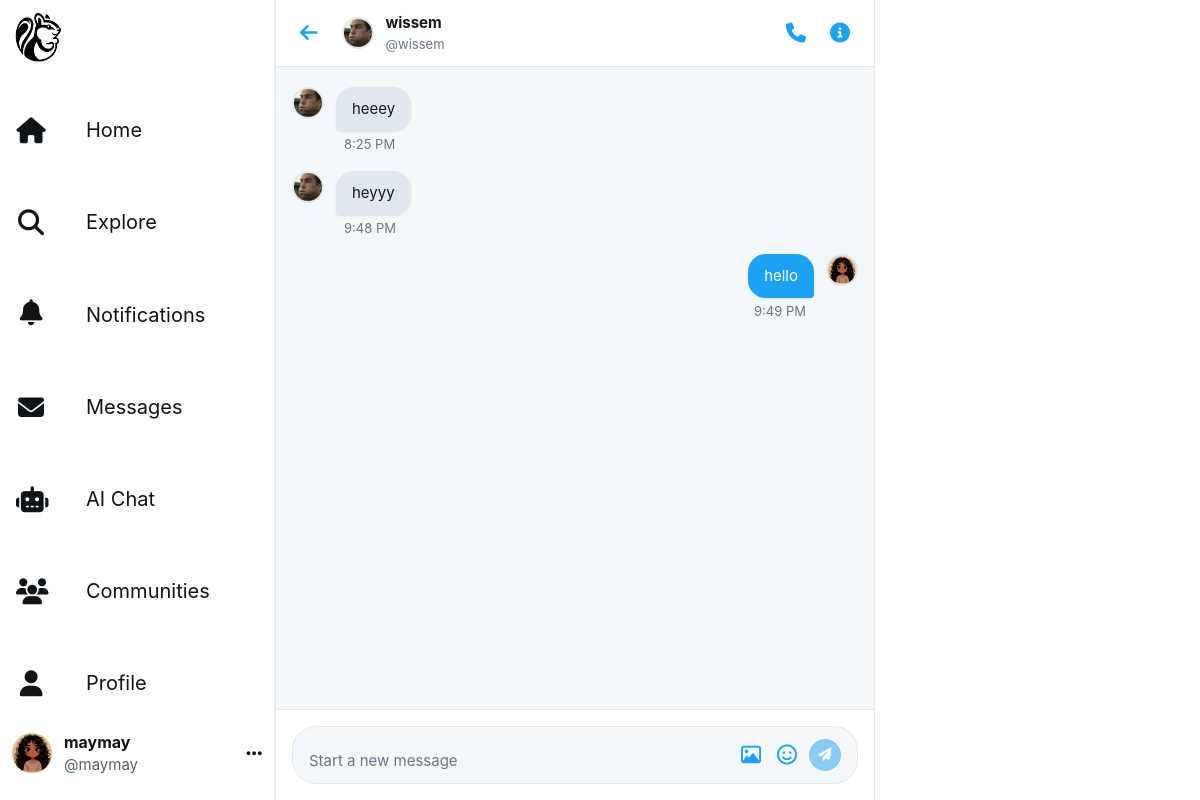
/messages/6/ (signed in), run on the app's committed database.
### musker/models.py (models this page shows, shortened)
class Profile(models.Model):
    user = models.OneToOneField(User, on_delete=models.CASCADE)
    follows = models.ManyToManyField("self", related_name="followed_by", symmetrical=False, blank=True)
    profile_image = models.ImageField(upload_to='profile_images/', blank=True, null=True)
    cover_image = models.ImageField(upload_to='cover_images/', blank=True, null=True)
    bio = models.TextField(max_length=200, blank=True)
    location = models.CharField(max_length=100, blank=True)
    website = models.URLField(blank=True)
    date_modified = models.DateTimeField(auto_now=True)
    date_created = models.DateTimeField(auto_now_add=True, null=True, blank=True)

class Message(models.Model):
    sender = models.ForeignKey(User, on_delete=models.CASCADE, related_name='sent_messages')
    recipient = models.ForeignKey(User, on_delete=models.CASCADE, related_name='received_messages')
    content = models.TextField(max_length=1000)
    created_at = models.DateTimeField(auto_now_add=True)
    is_read = models.BooleanField(default=False)
    class Meta:
        ordering = ['created_at']

### musker/views.py (the view)
# urls.py: path('messages/<int:user_id>/', views.conversation_detail, name='conversation_detail'),
@login_required
def conversation_detail(request, user_id):
    other_user = get_object_or_404(User, id=user_id)
    if other_user == request.user:
        messages.error(request, "You cannot message yourself!")
        return redirect('messages')
    conversation = Conversation.objects.filter(participants=request.user).filter(participants=other_user).first()
    if not conversation:
        conversation = Conversation.objects.create()
        conversation.participants.add(request.user, other_user)
    messages_list = Message.objects.filter(
        Q(sender=request.user, recipient=other_user) |
        Q(sender=other_user, recipient=request.user)
    ).order_by('created_at')
    Message.objects.filter(sender=other_user, recipient=request.user, is_read=False).update(is_read=True)
    return render(request, 'conversation_detail.html', {
        'conversation': conversation,
        'other_user': other_user,
        'messages': messages_list,
    })

### musker/context_processors.py (called while the page is built)
def get_trending_topics(days=1, limit=5, min_meeps=3):
    cache_key = f'trending_topics_{days}_{limit}_{min_meeps}'
    cached = cache.get(cache_key)
    if cached:
        return cached
    time_threshold = timezone.now() - timedelta(days=days)
    trending = Hashtag.objects.filter(
        meephashtag__meep__created_at__gte=time_threshold
    ).annotate(
        meep_count=Count('meephashtag')
    ).filter(
        meep_count__gte=min_meeps
    ).order_by('-meep_count')[:limit]
    cache.set(cache_key, trending, 300)
    return trending

def get_suggested_profiles(user, limit=3):
    if not user.is_authenticated:
        return []
    suggested = Profile.objects.exclude(
        user=user
    ).exclude(
        followed_by=user.profile
    ).annotate(
        follower_count=Count('followed_by')
    ).order_by('-follower_count')[:limit]
    return suggested

def sidebar_context(request):
    context = {
        'trending_topics': get_trending_topics(days=1, limit=5, min_meeps=3),
    }
    if request.user.is_authenticated:
        context['suggested_profiles'] = get_suggested_profiles(request.user, limit=3)
    return context

### musker/templates/conversation_detail.html (shortened to what this page needs)
{% load static %}
<!DOCTYPE html>
<html lang="en">
<head>
    <link rel="stylesheet" href="https://cdnjs.cloudflare.com/ajax/libs/font-awesome/6.4.0/css/all.min.css">
    <link rel="stylesheet" href="{% static 'assets/css/profile.css' %}">
</head>
<body>
    <div class="main-container">
        {% include 'navbar.html' %}
        <div class="chat-container">
            <div class="chat-header">
                <a href="{% url 'messages' %}" class="back-btn" title="Back to messages">
                    <i class="fas fa-arrow-left"></i>
                </a>
                <a href="{% url 'profile' other_user.pk %}" class="chat-user-info">
                    <img src="{% if other_user.profile.profile_image %}{{ other_user.profile.profile_image.url }}{% else %}https://abs.twimg.com/sticky/default_profile_images/default_profile_400x400.png{% endif %}"
                         alt="{{ other_user.username }}"
                         class="chat-avatar">
                    <div class="chat-user-details">
                        <h2>{{ other_user.get_full_name|default:other_user.username }}</h2>
                        <p>@{{ other_user.username }}</p>
                    </div>
                </a>
                <div class="header-actions">
                    <button class="header-action-btn" title="Call">
                        <i class="fas fa-phone"></i>
                    </button>
                    <button class="header-action-btn" title="Info">
                        <i class="fas fa-info-circle"></i>
                    </button>
                </div>
            </div>
            <div class="messages-area" id="messagesArea">
                {% if not messages %}
                <div class="empty-chat">
                    <img src="{% if other_user.profile.profile_image %}{{ other_user.profile.profile_image.url }}{% else %}https://abs.twimg.com/sticky/default_profile_images/default_profile_400x400.png{% endif %}"
                         alt="{{ other_user.username }}">
                    <h3>{{ other_user.get_full_name|default:other_user.username }}</h3>
                    <p>@{{ other_user.username }}</p>
                    <p style="margin-top: 16px;">Start a conversation with {{ other_user.get_full_name|default:other_user.username }}</p>
                </div>
                {% else %}
                    {% for message in messages %}
                    <div class="message {% if message.sender == request.user %}sent{% else %}received{% endif %}" data-message-id="{{ message.id }}">
                        <img src="{% if message.sender.profile.profile_image %}{{ message.sender.profile.profile_image.url }}{% else %}https://abs.twimg.com/sticky/default_profile_images/default_profile_400x400.png{% endif %}"
                             alt="{{ message.sender.username }}"
                             class="message-avatar">
                        <div class="message-content">
                            <div class="message-bubble">{{ message.content }}</div>
                            <span class="message-time">{{ message.created_at|date:"g:i A" }}</span>
                        </div>
                    </div>
                    {% endfor %}
                {% endif %}
            </div>
            <div class="message-input-container">
                <form id="messageForm" class="message-input-wrapper">
                    <textarea
                        name="content"
                        id="messageInput"
                        class="message-input"
                        placeholder="Start a new message"
                        rows="1"
                    ></textarea>
                    <div class="input-actions">
                        <button type="button" class="input-action-btn" title="Add photo">
                            <i class="far fa-image"></i>
                        </button>
                        <button type="button" class="input-action-btn" title="Add emoji">
                            <i class="far fa-smile"></i>
                        </button>
                        <button type="submit" class="send-btn" id="sendBtn" disabled>
                            <i class="fas fa-paper-plane"></i>
                        </button>
                    </div>
                </form>
            </div>
        </div>
    </div>
</body>
</html>

### musker/templates/navbar.html (shortened to what this page needs)
{% load static %}
{% if request.user.is_authenticated %}
<div class="sidebar">
    <div class="logo">
        <a href="{% url 'home' %}">
            <img src="{% static 'images/logo14.png' %}"
            width="100%" height="100%"
            alt="Logo" class="logo-img">
        </a>
    </div>
    <nav>
        <ul class="nav-menu">
            <li class="nav-item">
                <a href="{% url 'home' %}" class="nav-link">
                    <i class="fas fa-home"></i>
                    <span>Home</span>
                </a>
            </li>
            <li class="nav-item">
                <a href="{% url 'explore' %}" class="nav-link">
                    <i class="fas fa-search"></i>
                    <span>Explore</span>
                </a>
            </li>
            <li class="nav-item">
                <a href="{% url 'notifications' %}" class="nav-link">
                    <div style="position: relative;">
                        <i class="fas fa-bell"></i>
                    </div>
                    <span>Notifications</span>
                </a>
            </li>
            <li class="nav-item">
                <a href="{% url 'messages' %}" class="nav-link">
                    <i class="fas fa-envelope"></i>
                    <span>Messages</span>
                </a>
            </li>
            <li class="nav-item">
                <a href="{% url 'chatbot' %}" class="nav-link">
                    <i class="fas fa-robot"></i>
                    <span>AI Chat</span>
                </a>
            </li>
            <li class="nav-item">
                <a href="{% url 'profile_list' %}" class="nav-link">
                    <i class="fas fa-users"></i>
                    <span>Communities</span>
                </a>
            </li>
            <li class="nav-item">
                <a href="{% url 'profile' request.user.pk %}" class="nav-link">
                    <i class="fas fa-user"></i>
                    <span>Profile</span>
                </a>
            </li>
        </ul>
    </nav>
    <div class="user-menu">
        <div class="user-info" onclick="toggleUserDropdown()">
            {% if request.user.profile.profile_image %}
                <img src="{{ request.user.profile.profile_image.url }}" alt="{{ request.user.username }}" class="user-avatar">
            {% else %}
                <img src="https://abs.twimg.com/sticky/default_profile_images/default_profile_400x400.png" alt="{{ request.user.username }}" class="user-avatar">
            {% endif %}
            <div class="user-details">
                <div class="user-name">{{ request.user.get_full_name|default:request.user.username }}</div>
                <div class="user-username">@{{ request.user.username }}</div>
            </div>
            <i class="fas fa-ellipsis-h"></i>
        </div>
    </div>
</div>
{% endif %}

### musker/static/assets/css/profile.css (style rules this page uses)
* { margin: 0; padding: 0; box-sizing: border-box; }
:root { --primary-color: #1d9bf0; --primary-hover: #1a8cd8; --bg-primary: #ffffff; --bg-secondary: #f7f9f9; --text-primary: #0f1419; --text-secondary: #536471; --border-color: #eff3f4; --hover-bg: #f7f9f9; --danger: #f4212e; --success: #00ba7c; }
html { background-color: var(--bg-primary); }
body { font-family: -apple-system, BlinkMacSystemFont, "Segoe UI", Roboto, Helvetica, Arial, sans-serif; background: var(--bg-primary); color: var(--text-primary); line-height: 1.5; margin: 0; padding: 0; overflow-x: hidden; }
a { color: var(--primary-color); text-decoration: none; }
.main-container { display: flex; max-width: 1280px; margin: 0 auto; min-height: 100vh; background-color: var(--bg-primary); }
.sidebar { width: 275px; padding: 0 12px; display: flex; flex-direction: column; justify-content: space-between; border-right: 1px solid var(--border-color); position: sticky; top: 0; height: 100vh; overflow-y: auto; background-color: var(--bg-primary); transition: all 0.3s ease; }
.logo { padding: 12px 0; margin-bottom: 8px; }
.logo a { display: inline-flex; align-items: center; justify-content: center; width: 50px; height: 50px; border-radius: 50%; transition: background-color 0.2s; }
nav { flex: 1; }
.nav-menu { list-style: none; margin-bottom: 16px; }
.nav-item { margin-bottom: 4px; }
.nav-link { display: flex; align-items: center; padding: 12px 16px; border-radius: 9999px; font-size: 20px; font-weight: 400; color: var(--text-primary); text-decoration: none; transition: all 0.2s ease; position: relative; }
.nav-link i { width: 26px; margin-right: 20px; font-size: 26px; }
.user-menu { padding: 12px 0; margin-top: auto; position: relative; }
.user-info { display: flex; align-items: center; padding: 12px; border-radius: 9999px; cursor: pointer; transition: background-color 0.2s; }
.user-avatar { width: 40px; height: 40px; border-radius: 50%; margin-right: 12px; object-fit: cover; }
.user-details { flex: 1; min-width: 0; }
.user-name { font-weight: 700; font-size: 15px; color: var(--text-primary); white-space: nowrap; overflow: hidden; text-overflow: ellipsis; }
.user-username { font-size: 15px; color: var(--text-secondary); white-space: nowrap; overflow: hidden; text-overflow: ellipsis; }
.user-info > i { color: var(--text-primary); font-size: 18px; }

### musker/templates/navbar.html (style rules this page uses)
.sidebar { padding: 8px 0 !important; display: flex; flex-direction: column; height: 100vh; overflow: hidden; }
.logo { margin-bottom: 12px !important; padding: 4px 12px; max-height: 60px; }
nav { flex: 1; display: flex; flex-direction: column; overflow: hidden; justify-content: space-between; }
.nav-menu { margin-top: 8px !important; display: flex; flex-direction: column; gap: 8px; flex: 1; justify-content: space-evenly; }
.nav-item { margin: 0 !important; display: flex; align-items: center; margin: 15px 0 !important; }
.nav-link { padding: 12px 16px !important; font-size: 20px !important; display: flex !important; align-items: center !important; gap: 20px !important; width: 100%; transition: background-color 0.2s; border-radius: 28px; }
.nav-link i { font-size: 26px !important; width: 30px; text-align: center; }
.nav-link span { font-weight: 400; font-size: 20px; }
.user-menu { margin-top: auto !important; padding: 8px 0; }
.user-info { padding: 8px 12px !important; border-radius: 24px; transition: background-color 0.2s; }
.user-avatar { width: 40px !important; height: 40px !important; }
.user-details .user-name { font-size: 16px !important; font-weight: 700; }
.user-details .user-username { font-size: 15px !important; color: #536471; }

### data on the page
Message: sender.profile_image (picture), content "heeey", created_at "8:25 PM"
Message: sender.profile_image (picture), content "heyyy", created_at "9:48 PM"
Message: sender.profile_image (picture), content "hello", created_at "9:49 PM"

### other printed values
{{ request.user.get_full_name|default:request.user.username }} "maymay"
{{ request.user.username }} "maymay"
{{ other_user.get_full_name|default:other_user.username }} "wissem"
{{ other_user.username }} "wissem"
